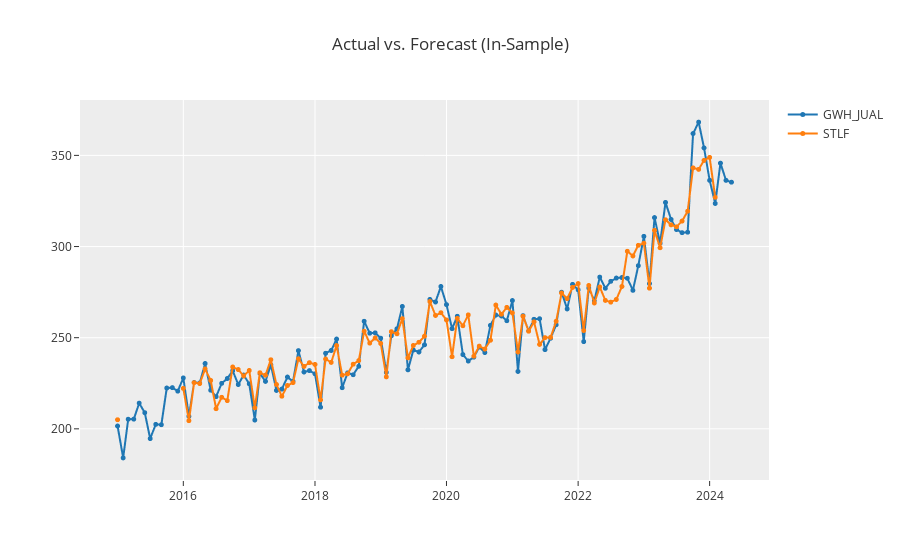

The cell this chart's notebook holds for it:
### Code cell
# instample plot, digunakan untuk melihat bagaimana model mempelajari dan meniru pola data

plot_model(best, plot = 'insample')
